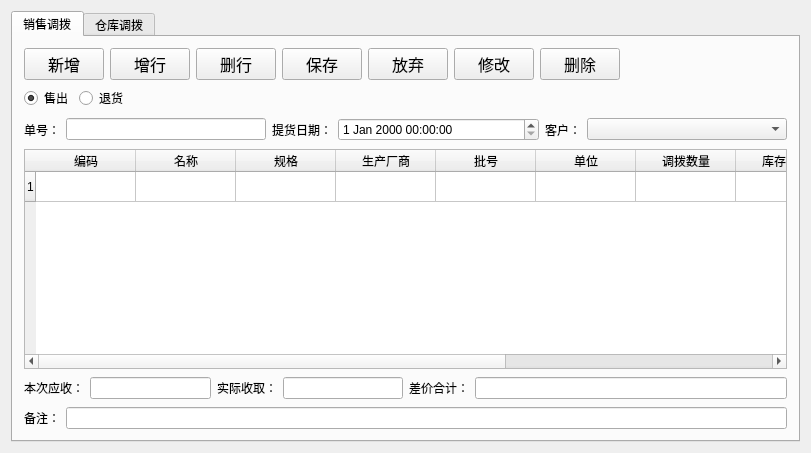
<?xml version="1.0" encoding="UTF-8"?>
<ui version="4.0">
 <class>DrugAllot</class>
 <widget class="QWidget" name="DrugAllot">
  <property name="geometry">
   <rect>
    <x>0</x>
    <y>0</y>
    <width>811</width>
    <height>453</height>
   </rect>
  </property>
  <property name="windowTitle">
   <string>药品调拨</string>
  </property>
  <layout class="QVBoxLayout" name="verticalLayout">
   <item>
    <widget class="QTabWidget" name="tabWidget">
     <property name="currentIndex">
      <number>0</number>
     </property>
     <widget class="QWidget" name="tab">
      <attribute name="title">
       <string>销售调拨</string>
      </attribute>
      <layout class="QVBoxLayout" name="verticalLayout_3">
       <item>
        <layout class="QHBoxLayout" name="horizontalLayout_2">
         <item>
          <widget class="QPushButton" name="addButton">
           <property name="sizePolicy">
            <sizepolicy hsizetype="Fixed" vsizetype="Fixed">
             <horstretch>0</horstretch>
             <verstretch>0</verstretch>
            </sizepolicy>
           </property>
           <property name="font">
            <font>
             <family>Agency FB</family>
             <pointsize>12</pointsize>
            </font>
           </property>
           <property name="text">
            <string>新增</string>
           </property>
          </widget>
         </item>
         <item>
          <widget class="QPushButton" name="addRowButton">
           <property name="sizePolicy">
            <sizepolicy hsizetype="Fixed" vsizetype="Fixed">
             <horstretch>0</horstretch>
             <verstretch>0</verstretch>
            </sizepolicy>
           </property>
           <property name="font">
            <font>
             <family>Agency FB</family>
             <pointsize>12</pointsize>
            </font>
           </property>
           <property name="text">
            <string>增行</string>
           </property>
          </widget>
         </item>
         <item>
          <widget class="QPushButton" name="deleteRowButton">
           <property name="sizePolicy">
            <sizepolicy hsizetype="Fixed" vsizetype="Fixed">
             <horstretch>0</horstretch>
             <verstretch>0</verstretch>
            </sizepolicy>
           </property>
           <property name="font">
            <font>
             <family>Agency FB</family>
             <pointsize>12</pointsize>
            </font>
           </property>
           <property name="text">
            <string>删行</string>
           </property>
          </widget>
         </item>
         <item>
          <widget class="QPushButton" name="saveButton">
           <property name="sizePolicy">
            <sizepolicy hsizetype="Fixed" vsizetype="Fixed">
             <horstretch>0</horstretch>
             <verstretch>0</verstretch>
            </sizepolicy>
           </property>
           <property name="font">
            <font>
             <family>Agency FB</family>
             <pointsize>12</pointsize>
            </font>
           </property>
           <property name="text">
            <string>保存</string>
           </property>
          </widget>
         </item>
         <item>
          <widget class="QPushButton" name="discardButton">
           <property name="sizePolicy">
            <sizepolicy hsizetype="Fixed" vsizetype="Fixed">
             <horstretch>0</horstretch>
             <verstretch>0</verstretch>
            </sizepolicy>
           </property>
           <property name="font">
            <font>
             <family>Agency FB</family>
             <pointsize>12</pointsize>
            </font>
           </property>
           <property name="text">
            <string>放弃</string>
           </property>
          </widget>
         </item>
         <item>
          <widget class="QPushButton" name="editButton">
           <property name="sizePolicy">
            <sizepolicy hsizetype="Fixed" vsizetype="Fixed">
             <horstretch>0</horstretch>
             <verstretch>0</verstretch>
            </sizepolicy>
           </property>
           <property name="font">
            <font>
             <family>Agency FB</family>
             <pointsize>12</pointsize>
            </font>
           </property>
           <property name="text">
            <string>修改</string>
           </property>
          </widget>
         </item>
         <item>
          <widget class="QPushButton" name="deleteButton">
           <property name="sizePolicy">
            <sizepolicy hsizetype="Fixed" vsizetype="Fixed">
             <horstretch>0</horstretch>
             <verstretch>0</verstretch>
            </sizepolicy>
           </property>
           <property name="font">
            <font>
             <family>Agency FB</family>
             <pointsize>12</pointsize>
            </font>
           </property>
           <property name="text">
            <string>删除</string>
           </property>
          </widget>
         </item>
         <item>
          <spacer name="horizontalSpacer_2">
           <property name="orientation">
            <enum>Qt::Horizontal</enum>
           </property>
           <property name="sizeHint" stdset="0">
            <size>
             <width>40</width>
             <height>20</height>
            </size>
           </property>
          </spacer>
         </item>
        </layout>
       </item>
       <item>
        <layout class="QVBoxLayout" name="verticalLayout_2">
         <property name="spacing">
          <number>8</number>
         </property>
         <item>
          <layout class="QHBoxLayout" name="horizontalLayout_4">
           <item>
            <widget class="QRadioButton" name="radioButton_Sellout">
             <property name="text">
              <string>售出</string>
             </property>
             <property name="checked">
              <bool>true</bool>
             </property>
            </widget>
           </item>
           <item>
            <widget class="QRadioButton" name="radioButton_Back">
             <property name="text">
              <string>退货</string>
             </property>
            </widget>
           </item>
           <item>
            <spacer name="horizontalSpacer">
             <property name="orientation">
              <enum>Qt::Horizontal</enum>
             </property>
             <property name="sizeHint" stdset="0">
              <size>
               <width>40</width>
               <height>20</height>
              </size>
             </property>
            </spacer>
           </item>
          </layout>
         </item>
         <item>
          <layout class="QHBoxLayout" name="horizontalLayout_15">
           <item>
            <layout class="QHBoxLayout" name="horizontalLayout_10">
             <item>
              <widget class="QLabel" name="label">
               <property name="text">
                <string>单号：</string>
               </property>
              </widget>
             </item>
             <item>
              <widget class="QLineEdit" name="lineEdit_SaleNo"/>
             </item>
             <item>
              <widget class="QLabel" name="label_5">
               <property name="text">
                <string>提货日期：</string>
               </property>
              </widget>
             </item>
             <item>
              <widget class="QDateTimeEdit" name="dateTimeEdit_Date_Sale">
               <property name="sizePolicy">
                <sizepolicy hsizetype="Expanding" vsizetype="Fixed">
                 <horstretch>0</horstretch>
                 <verstretch>0</verstretch>
                </sizepolicy>
               </property>
              </widget>
             </item>
             <item>
              <widget class="QLabel" name="label_9">
               <property name="text">
                <string>客户：</string>
               </property>
              </widget>
             </item>
             <item>
              <widget class="QComboBox" name="comboBox_Customer">
               <property name="sizePolicy">
                <sizepolicy hsizetype="Expanding" vsizetype="Fixed">
                 <horstretch>0</horstretch>
                 <verstretch>0</verstretch>
                </sizepolicy>
               </property>
              </widget>
             </item>
            </layout>
           </item>
          </layout>
         </item>
         <item>
          <widget class="QTableWidget" name="tableWidget_SaleAllot">
           <property name="sortingEnabled">
            <bool>true</bool>
           </property>
           <attribute name="verticalHeaderShowSortIndicator" stdset="0">
            <bool>false</bool>
           </attribute>
           <attribute name="verticalHeaderStretchLastSection">
            <bool>false</bool>
           </attribute>
           <row>
            <property name="text">
             <string>1</string>
            </property>
           </row>
           <column>
            <property name="text">
             <string>编码</string>
            </property>
            <property name="font">
             <font>
              <pointsize>9</pointsize>
             </font>
            </property>
           </column>
           <column>
            <property name="text">
             <string>名称</string>
            </property>
           </column>
           <column>
            <property name="text">
             <string>规格</string>
            </property>
           </column>
           <column>
            <property name="text">
             <string>生产厂商</string>
            </property>
           </column>
           <column>
            <property name="text">
             <string>批号</string>
            </property>
           </column>
           <column>
            <property name="text">
             <string>单位</string>
            </property>
           </column>
           <column>
            <property name="text">
             <string>调拨数量</string>
            </property>
           </column>
           <column>
            <property name="text">
             <string>库存总量</string>
            </property>
           </column>
           <column>
            <property name="text">
             <string>入库价格</string>
            </property>
           </column>
           <column>
            <property name="text">
             <string>总价</string>
            </property>
           </column>
           <column>
            <property name="text">
             <string>药品类别</string>
            </property>
           </column>
          </widget>
         </item>
         <item>
          <layout class="QHBoxLayout" name="horizontalLayout_21">
           <item>
            <layout class="QHBoxLayout" name="horizontalLayout_22">
             <item>
              <widget class="QLabel" name="label_14">
               <property name="text">
                <string>本次应收：</string>
               </property>
              </widget>
             </item>
             <item>
              <widget class="QLineEdit" name="lineEdit_Payable">
               <property name="sizePolicy">
                <sizepolicy hsizetype="Expanding" vsizetype="Fixed">
                 <horstretch>0</horstretch>
                 <verstretch>0</verstretch>
                </sizepolicy>
               </property>
              </widget>
             </item>
             <item>
              <widget class="QLabel" name="label_15">
               <property name="text">
                <string>实际收取：</string>
               </property>
              </widget>
             </item>
             <item>
              <widget class="QLineEdit" name="lineEdit_Paid">
               <property name="sizePolicy">
                <sizepolicy hsizetype="Expanding" vsizetype="Fixed">
                 <horstretch>0</horstretch>
                 <verstretch>0</verstretch>
                </sizepolicy>
               </property>
               <property name="text">
                <string/>
               </property>
              </widget>
             </item>
            </layout>
           </item>
           <item>
            <layout class="QHBoxLayout" name="horizontalLayout_24">
             <item>
              <widget class="QLabel" name="label_17">
               <property name="text">
                <string>差价合计：</string>
               </property>
              </widget>
             </item>
             <item>
              <widget class="QLineEdit" name="lineEdit_Debt"/>
             </item>
            </layout>
           </item>
          </layout>
         </item>
         <item>
          <layout class="QHBoxLayout" name="horizontalLayout_23">
           <item>
            <layout class="QHBoxLayout" name="horizontalLayout_25">
             <item>
              <widget class="QLabel" name="label_16">
               <property name="text">
                <string>备注：</string>
               </property>
              </widget>
             </item>
             <item>
              <widget class="QLineEdit" name="lineEdit_2"/>
             </item>
            </layout>
           </item>
          </layout>
         </item>
        </layout>
       </item>
      </layout>
     </widget>
     <widget class="QWidget" name="tab_2">
      <attribute name="title">
       <string>仓库调拨</string>
      </attribute>
      <layout class="QVBoxLayout" name="verticalLayout_4">
       <item>
        <layout class="QHBoxLayout" name="horizontalLayout">
         <item>
          <widget class="QPushButton" name="addButton_2">
           <property name="sizePolicy">
            <sizepolicy hsizetype="Fixed" vsizetype="Fixed">
             <horstretch>0</horstretch>
             <verstretch>0</verstretch>
            </sizepolicy>
           </property>
           <property name="font">
            <font>
             <family>Agency FB</family>
             <pointsize>12</pointsize>
            </font>
           </property>
           <property name="text">
            <string>新增</string>
           </property>
          </widget>
         </item>
         <item>
          <widget class="QPushButton" name="addRowButton_2">
           <property name="sizePolicy">
            <sizepolicy hsizetype="Fixed" vsizetype="Fixed">
             <horstretch>0</horstretch>
             <verstretch>0</verstretch>
            </sizepolicy>
           </property>
           <property name="font">
            <font>
             <family>Agency FB</family>
             <pointsize>12</pointsize>
            </font>
           </property>
           <property name="text">
            <string>增行</string>
           </property>
          </widget>
         </item>
         <item>
          <widget class="QPushButton" name="deleteRowButton_2">
           <property name="sizePolicy">
            <sizepolicy hsizetype="Fixed" vsizetype="Fixed">
             <horstretch>0</horstretch>
             <verstretch>0</verstretch>
            </sizepolicy>
           </property>
           <property name="font">
            <font>
             <family>Agency FB</family>
             <pointsize>12</pointsize>
            </font>
           </property>
           <property name="text">
            <string>删行</string>
           </property>
          </widget>
         </item>
         <item>
          <widget class="QPushButton" name="saveButton_2">
           <property name="sizePolicy">
            <sizepolicy hsizetype="Fixed" vsizetype="Fixed">
             <horstretch>0</horstretch>
             <verstretch>0</verstretch>
            </sizepolicy>
           </property>
           <property name="font">
            <font>
             <family>Agency FB</family>
             <pointsize>12</pointsize>
            </font>
           </property>
           <property name="text">
            <string>保存</string>
           </property>
          </widget>
         </item>
         <item>
          <widget class="QPushButton" name="discardButton_2">
           <property name="sizePolicy">
            <sizepolicy hsizetype="Fixed" vsizetype="Fixed">
             <horstretch>0</horstretch>
             <verstretch>0</verstretch>
            </sizepolicy>
           </property>
           <property name="font">
            <font>
             <family>Agency FB</family>
             <pointsize>12</pointsize>
            </font>
           </property>
           <property name="text">
            <string>放弃</string>
           </property>
          </widget>
         </item>
         <item>
          <widget class="QPushButton" name="editButton_2">
           <property name="sizePolicy">
            <sizepolicy hsizetype="Fixed" vsizetype="Fixed">
             <horstretch>0</horstretch>
             <verstretch>0</verstretch>
            </sizepolicy>
           </property>
           <property name="font">
            <font>
             <family>Agency FB</family>
             <pointsize>12</pointsize>
            </font>
           </property>
           <property name="text">
            <string>修改</string>
           </property>
          </widget>
         </item>
         <item>
          <widget class="QPushButton" name="deleteButton_2">
           <property name="sizePolicy">
            <sizepolicy hsizetype="Fixed" vsizetype="Fixed">
             <horstretch>0</horstretch>
             <verstretch>0</verstretch>
            </sizepolicy>
           </property>
           <property name="font">
            <font>
             <family>Agency FB</family>
             <pointsize>12</pointsize>
            </font>
           </property>
           <property name="text">
            <string>删除</string>
           </property>
          </widget>
         </item>
         <item>
          <spacer name="horizontalSpacer_3">
           <property name="orientation">
            <enum>Qt::Horizontal</enum>
           </property>
           <property name="sizeHint" stdset="0">
            <size>
             <width>40</width>
             <height>20</height>
            </size>
           </property>
          </spacer>
         </item>
        </layout>
       </item>
       <item>
        <layout class="QVBoxLayout" name="verticalLayout_7">
         <property name="spacing">
          <number>8</number>
         </property>
         <item>
          <layout class="QHBoxLayout" name="horizontalLayout_5">
           <item>
            <widget class="QRadioButton" name="radioButton_ToYF">
             <property name="text">
              <string>药库—&gt;药房</string>
             </property>
             <property name="checked">
              <bool>true</bool>
             </property>
            </widget>
           </item>
           <item>
            <widget class="QRadioButton" name="radioButton_ToYK">
             <property name="text">
              <string>药房—&gt;药库</string>
             </property>
            </widget>
           </item>
           <item>
            <spacer name="horizontalSpacer_4">
             <property name="orientation">
              <enum>Qt::Horizontal</enum>
             </property>
             <property name="sizeHint" stdset="0">
              <size>
               <width>40</width>
               <height>20</height>
              </size>
             </property>
            </spacer>
           </item>
          </layout>
         </item>
         <item>
          <layout class="QHBoxLayout" name="horizontalLayout_17">
           <item>
            <layout class="QHBoxLayout" name="horizontalLayout_13">
             <item>
              <layout class="QHBoxLayout" name="horizontalLayout_14">
               <property name="spacing">
                <number>6</number>
               </property>
               <item>
                <widget class="QLabel" name="label_3">
                 <property name="text">
                  <string>单号：</string>
                 </property>
                </widget>
               </item>
               <item>
                <widget class="QLineEdit" name="lineEdit_StoreAllotNo"/>
               </item>
              </layout>
             </item>
             <item>
              <layout class="QHBoxLayout" name="horizontalLayout_19">
               <item>
                <widget class="QLabel" name="label_7">
                 <property name="text">
                  <string>调拨日期：</string>
                 </property>
                </widget>
               </item>
               <item>
                <widget class="QDateTimeEdit" name="dateTimeEdit_Date_Store">
                 <property name="sizePolicy">
                  <sizepolicy hsizetype="Expanding" vsizetype="Fixed">
                   <horstretch>0</horstretch>
                   <verstretch>0</verstretch>
                  </sizepolicy>
                 </property>
                </widget>
               </item>
               <item>
                <layout class="QHBoxLayout" name="horizontalLayout_20"/>
               </item>
              </layout>
             </item>
            </layout>
           </item>
          </layout>
         </item>
         <item>
          <widget class="QTableWidget" name="tableWidget_StoreAllot">
           <property name="sortingEnabled">
            <bool>true</bool>
           </property>
           <attribute name="verticalHeaderShowSortIndicator" stdset="0">
            <bool>false</bool>
           </attribute>
           <attribute name="verticalHeaderStretchLastSection">
            <bool>false</bool>
           </attribute>
           <row>
            <property name="text">
             <string>1</string>
            </property>
           </row>
           <column>
            <property name="text">
             <string>编码</string>
            </property>
            <property name="font">
             <font>
              <pointsize>9</pointsize>
             </font>
            </property>
           </column>
           <column>
            <property name="text">
             <string>名称</string>
            </property>
           </column>
           <column>
            <property name="text">
             <string>规格</string>
            </property>
           </column>
           <column>
            <property name="text">
             <string>生产厂商</string>
            </property>
           </column>
           <column>
            <property name="text">
             <string>批号</string>
            </property>
           </column>
           <column>
            <property name="text">
             <string>单位</string>
            </property>
           </column>
           <column>
            <property name="text">
             <string>调拨数量</string>
            </property>
           </column>
           <column>
            <property name="text">
             <string>药房库存</string>
            </property>
           </column>
           <column>
            <property name="text">
             <string>药库库存</string>
            </property>
           </column>
           <column>
            <property name="text">
             <string>单价</string>
            </property>
           </column>
           <column>
            <property name="text">
             <string>总价</string>
            </property>
           </column>
           <column>
            <property name="text">
             <string>药品类别</string>
            </property>
           </column>
          </widget>
         </item>
         <item>
          <layout class="QHBoxLayout" name="horizontalLayout_43">
           <item>
            <layout class="QHBoxLayout" name="horizontalLayout_44">
             <item>
              <widget class="QLabel" name="label_34">
               <property name="text">
                <string>备注：</string>
               </property>
              </widget>
             </item>
             <item>
              <widget class="QLineEdit" name="lineEdit_Remark"/>
             </item>
            </layout>
           </item>
          </layout>
         </item>
        </layout>
       </item>
      </layout>
     </widget>
    </widget>
   </item>
  </layout>
 </widget>
 <layoutdefault spacing="6" margin="11"/>
 <resources/>
 <connections/>
</ui>
